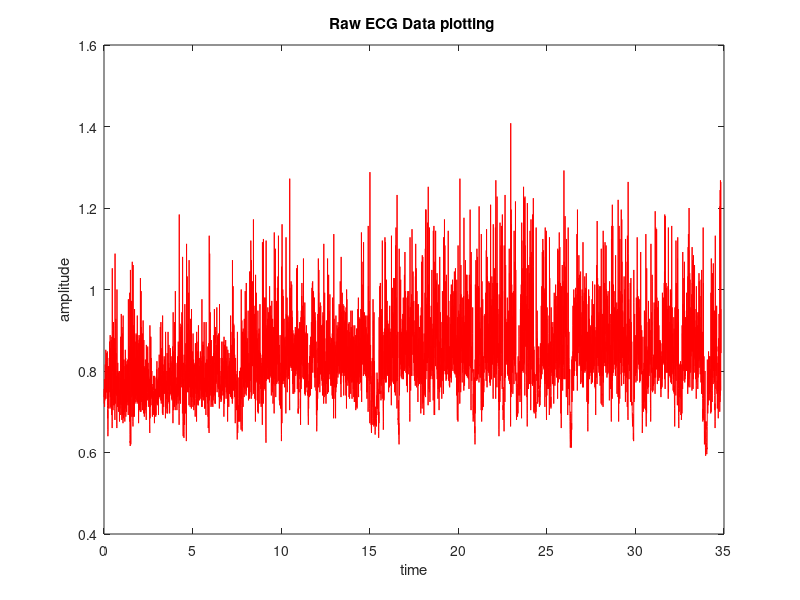

Write MATLAB code to recreate this figure. (Note: this script raises an error after producing the figure.)
function poin_geo
clc; 
close all;
% p=dir('heartbeat\*.txt');
% N=length(p);
% A = cell(1,N);
% for k=1:N    
%     fid = fopen(p(k).name);
%     A{k}= cell2mat(textscan(fid,"%f %f"));  % use {} for indexing A    
%     fclose(fid);
%     %A(k)=load(p(k).name,'r');  
% end
%for i=1:N
%ecg=A(i);
ecg=load("Y1.txt");
f_s=250;
N=length(ecg);
t=(0:N-1)/f_s; %time period(total sample/Fs )
figure
plot(t,ecg,'r'); title('Raw ECG Data plotting ')             
xlabel('time')
ylabel('amplitude')
w=50/(250/2);
bw=w;
[num,den]=iirnotch(w,bw); % notch filter implementation 
ecg_notch=filter(num,den,ecg);
[e,f]=wavedec(ecg_notch,10,'db6');% Wavelet implementation
g=wrcoef('a',e,f,'db6',8); 
ecg_wave=ecg_notch-g; % subtracting 10th level aproximation signal
                       %from original signal                  
ecg_smooth=smooth(ecg_wave); % using average filter to remove glitches
                             %to increase the performance of peak detection 
N1=length(ecg_smooth);
t1=(0:N1-1)/f_s;
figure,plot(t1,ecg_smooth),ylabel('amplitude'),xlabel('time')
title('Filtered ECG signal')
% Peak detection algorithm 
% For more detailsor detailed explanation on this look into 
% Matlab for beginers 
hh=ecg_smooth;
 j=[];           %loop initialing, having all the value zero in the array
time=0;          %loop initialing, having all the value zero in the array
th=0.45*max(hh);  %thresold setting at 45 percent of maximum value
 
for i=2:N1-1 % length selected for comparison  
    % deopping first ie i=1:N-1  point because hh(1-1) 
    % in the next line  will be zero which is not appreciable in matlab 
    if((hh(i)>hh(i+1))&&(hh(i)>hh(i-1))&&(hh(i)>th))  
% condition, i should be> then previous(i-1),next(i+1),thrsold point;
        j(i)=hh(i);                                   
%if condition satisfy store hh(i)in place of j(i)value whichis initially 0;   
        time(i)=(i-1)/250;           %position stored where peak value met;                   
    end
end
 j(j==0)=[];               % neglect all zeros from array;
 time(time==0)=[];     % neglect all zeros from array;
m=(time)';               % converting rows in column;
k=length(m);
figure;
plot(t,hh);            %x-axis time, y-smooth signal value;
hold on;                 % hold the plot and wait for next instruction;
plot(time,j,'*r'); title('PEAK POINTS DETECTED IN ECG SIGNAL')    
%x-axis time, yaxis-peak value,r=marker;
xlabel('time')
ylabel('amplitude')
hold off                 % instruction met;
% to remove unwanted zeros from variable j and time 
rr2=m(2:k);     %second array from 2nd to last point;
rr1=m(1:k-1);   %first array from 1st to 2nd last point;
% rr2 & rr1 is of equall length now;
rr3=rr2-rr1;
hr=60./rr3;         % computate heart rate variation ;
figure;
stairs(hr); title(' DISPLAY HRV') % stairs are used to show the variation 
rr33=(rr3)';
ki=length(rr33);
rr4=rr33(2:ki); 
rr5=rr33(1:ki-1);
figure(7);
plot(rr4,rr5,'r*') %plot  R-R(n)(X-Axis) vs R-R(n-1)(Y-Axis)
 title('POINCARE PLOT'), xlabel('RR(n+1)') ,ylabel('RR(n)')
 %% Task 4-b
ki=length(rr3) ;
ahr=mean(hr);       % mean heart rate;
disp(['mean hrv = ' num2str(ahr)]); 
% disp is used to display the value(s);
SDNN = std(rr3); 
% SDNN, standard deviation for RR interval used in statical analysis;
disp(['SDNN = ' num2str(SDNN)]);
sq = diff(rr3).^2;
rms = sqrt(mean(sq)); % RMSSD,
disp(['RMSSD = ' num2str(rms)]);  
% RMS difference for RR interval used in statical analysis;
 
NN50 = sum(abs(diff(rr3))>.05); 
% NN50 no. of pairs of RR that is more than 50, used in statical analysis;
disp(['NN50 = ' num2str(NN50)]);
%% Try 4/3
%figure,
%comet(ecg_smooth(1:1000))
%end
end